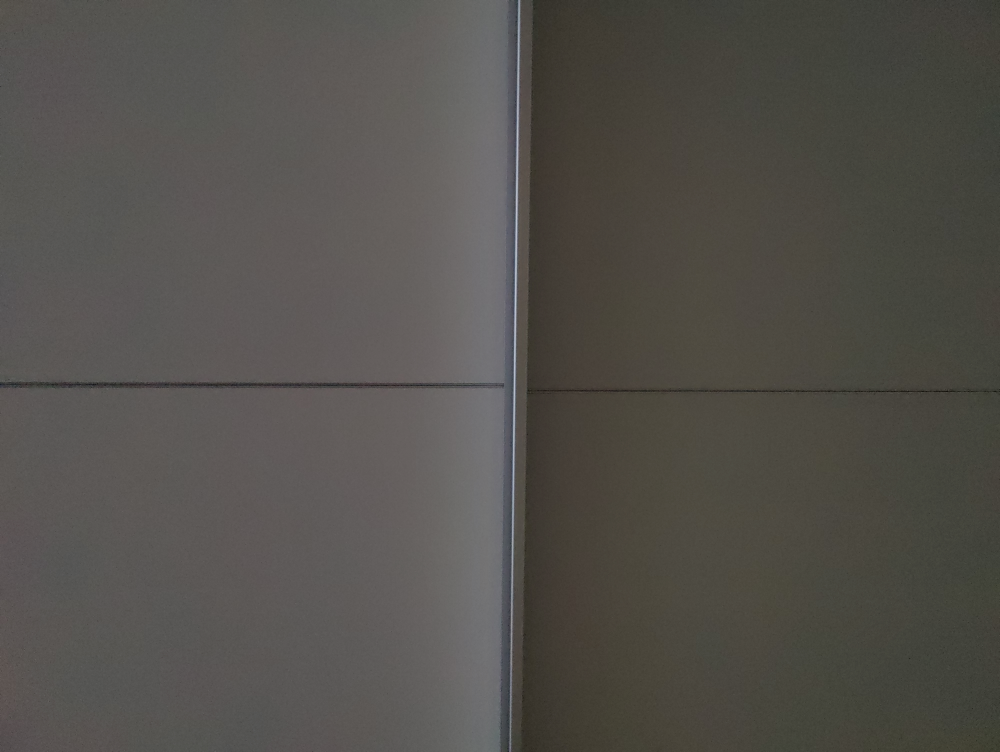
#> input picture photos/first/-1.jpg, 4000 x 3008 px (shown at 1/4 size); its folder holds only this picture in this run
$ python first.py
#> lines starting #> are read from the running program, lines starting #| are printed output that depends on the picture
from typing import NoReturn

import numpy as np
import cv2
import os
from matplotlib import pyplot as plt


def get_avg(img: object, left_bound: int, right_bound: int, bottom_bound: int, top_bound: int) -> int:
#> called with left_bound = 900, right_bound = 1028, bottom_bound = 3000, top_bound = 3128
    gray_image: np.array = cv2.cvtColor(img, cv2.COLOR_BGR2GRAY)
#> img is the input picture: shape (3008, 4000, 3); mean R, G, B 83.2, 80.5, 75.6
    cropped_gray_image: np.array = gray_image[bottom_bound:top_bound, left_bound:right_bound]
    height, width = cropped_gray_image.shape
#> height = 8; width = 128
    nominator: int = 0
    for h in range(height):
        for w in range(width):
            nominator += cropped_gray_image[h, w]
#> after the loop, nominator = 83986
    return nominator / (height * width)


def print_plt(ox: list, oy: list, n: int) -> NoReturn:
    plt.figure(n)
    plt.scatter(ox, oy)
    plt.xticks(sorted(ev))
    plt.xlabel('EV')
    plt.ylabel('Avg brightness')
    plt.grid()


if __name__ == "__main__":
    data_dir: str = 'photos/first/'
    ev: list = []
    avg_brightness: list = []
    for filename in os.listdir(data_dir):
        ev.append(int(filename.replace(".jpg", "")))
        avg_brightness.append(get_avg(plt.imread(os.path.join(data_dir, filename)), 900, 1028, 3000, 3128))
    print_plt(ev, avg_brightness, 1)
    print_plt(ev, np.log10(avg_brightness), 2)
    plt.show()
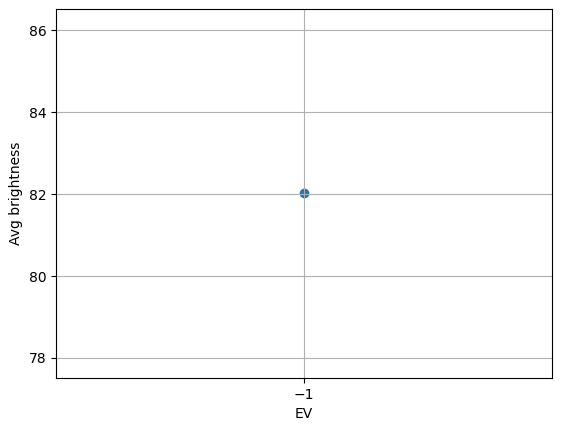
#> figure drawn by matplotlib, 1 panel
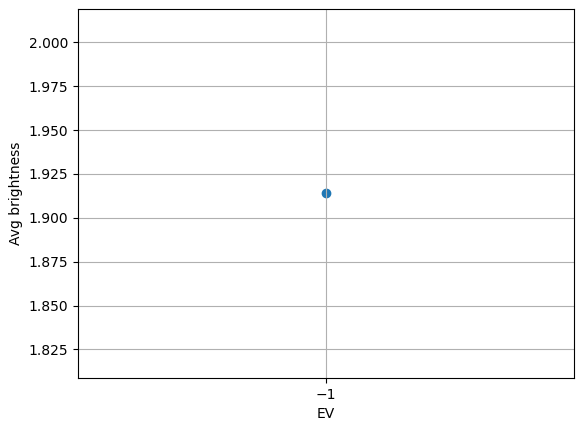
#> figure drawn by matplotlib, 1 panel
